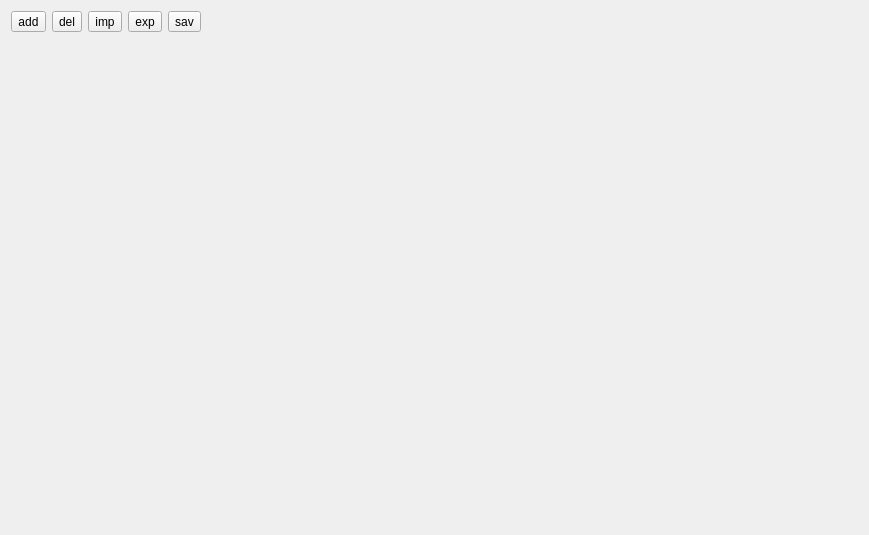
<?xml version="1.0" encoding="UTF-8"?>
<ui version="4.0">
 <class>TakeInView</class>
 <widget class="QWidget" name="TakeInView">
  <property name="geometry">
   <rect>
    <x>0</x>
    <y>0</y>
    <width>869</width>
    <height>535</height>
   </rect>
  </property>
  <property name="windowTitle">
   <string>Form</string>
  </property>
  <layout class="QVBoxLayout" name="verticalLayout">
   <item>
    <layout class="QHBoxLayout" name="horizontalLayout">
     <item>
      <widget class="QToolButton" name="butAdd">
       <property name="text">
        <string>add</string>
       </property>
      </widget>
     </item>
     <item>
      <widget class="QToolButton" name="butDel">
       <property name="text">
        <string>del</string>
       </property>
      </widget>
     </item>
     <item>
      <widget class="QToolButton" name="butImp">
       <property name="text">
        <string>imp</string>
       </property>
      </widget>
     </item>
     <item>
      <widget class="QToolButton" name="butExp">
       <property name="text">
        <string>exp</string>
       </property>
      </widget>
     </item>
     <item>
      <widget class="QToolButton" name="butSav">
       <property name="text">
        <string>sav</string>
       </property>
      </widget>
     </item>
     <item>
      <spacer name="horizontalSpacer">
       <property name="orientation">
        <enum>Qt::Horizontal</enum>
       </property>
       <property name="sizeHint" stdset="0">
        <size>
         <width>40</width>
         <height>20</height>
        </size>
       </property>
      </spacer>
     </item>
    </layout>
   </item>
   <item>
    <widget class="SkladView" name="skladView" native="true">
     <property name="sizePolicy">
      <sizepolicy hsizetype="Preferred" vsizetype="Expanding">
       <horstretch>0</horstretch>
       <verstretch>0</verstretch>
      </sizepolicy>
     </property>
    </widget>
   </item>
  </layout>
 </widget>
 <customwidgets>
  <customwidget>
   <class>SkladView</class>
   <extends>QWidget</extends>
   <header>skladview.h</header>
   <container>1</container>
  </customwidget>
 </customwidgets>
 <resources/>
 <connections>
  <connection>
   <sender>butAdd</sender>
   <signal>clicked()</signal>
   <receiver>TakeInView</receiver>
   <slot>onAdd()</slot>
   <hints>
    <hint type="sourcelabel">
     <x>28</x>
     <y>23</y>
    </hint>
    <hint type="destinationlabel">
     <x>434</x>
     <y>267</y>
    </hint>
   </hints>
  </connection>
  <connection>
   <sender>butDel</sender>
   <signal>clicked()</signal>
   <receiver>TakeInView</receiver>
   <slot>onDel()</slot>
   <hints>
    <hint type="sourcelabel">
     <x>77</x>
     <y>23</y>
    </hint>
    <hint type="destinationlabel">
     <x>434</x>
     <y>267</y>
    </hint>
   </hints>
  </connection>
  <connection>
   <sender>butExp</sender>
   <signal>clicked()</signal>
   <receiver>TakeInView</receiver>
   <slot>onExp()</slot>
   <hints>
    <hint type="sourcelabel">
     <x>175</x>
     <y>23</y>
    </hint>
    <hint type="destinationlabel">
     <x>434</x>
     <y>267</y>
    </hint>
   </hints>
  </connection>
  <connection>
   <sender>butImp</sender>
   <signal>clicked()</signal>
   <receiver>TakeInView</receiver>
   <slot>onImp()</slot>
   <hints>
    <hint type="sourcelabel">
     <x>125</x>
     <y>23</y>
    </hint>
    <hint type="destinationlabel">
     <x>434</x>
     <y>267</y>
    </hint>
   </hints>
  </connection>
  <connection>
   <sender>butSav</sender>
   <signal>clicked()</signal>
   <receiver>TakeInView</receiver>
   <slot>onSav()</slot>
   <hints>
    <hint type="sourcelabel">
     <x>223</x>
     <y>23</y>
    </hint>
    <hint type="destinationlabel">
     <x>434</x>
     <y>267</y>
    </hint>
   </hints>
  </connection>
 </connections>
 <slots>
  <slot>onAdd()</slot>
  <slot>onDel()</slot>
  <slot>onImp()</slot>
  <slot>onExp()</slot>
  <slot>onSav()</slot>
 </slots>
</ui>
